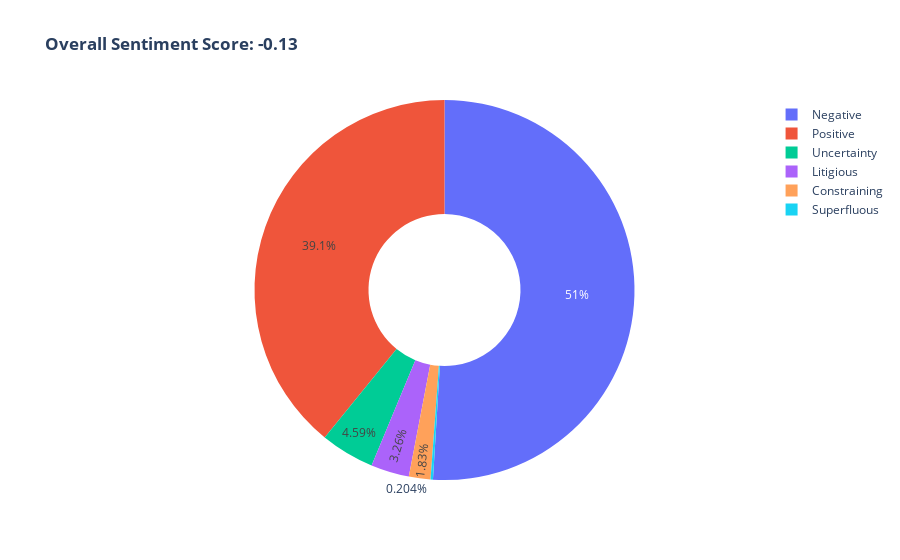

The notebook cell saved with this chart:
### Code cell
sent_obj = Sentiment(documents_object=doc_obj, method='lexical', lexicon='loughran')
sent_obj.plot_sentiment()

### Figure 1 — Plotly figure (JSON) as saved in the notebook; plotly's stock layout.template omitted (floating-point values rounded to 4 significant figures)
{"data": [{"hole": 0.4, "hoverinfo": "label+percent+name", "labels": ["Positive", "Negative", "Uncertainty", "Litigious", "Constraining", "Superfluous"], "type": "pie", "values": [38.4, 50, 4.5, 3.2, 1.8, 0.2]}], "layout": {"title": {"text": "<b>Overall Sentiment Score: -0.13</b>"}}}
